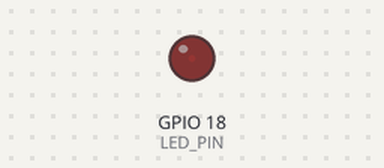
Bench run of a sketch on a simulated ESP32. Parts: output pins drawn as LEDs (lit = HIGH).

Above: at 0.05 s.
At 1.55 s:
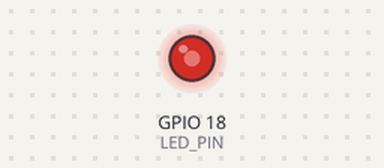
At 2.55 s:
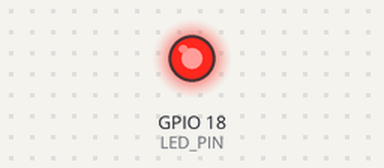
At 5.1 s:
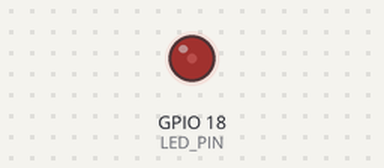
Timing chart, 0 to 8.0 s (numbered marks = the images above):
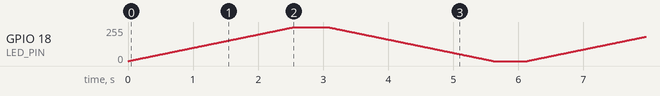

The sketch:

LED_03_luminosita_variabile.ino
```cpp
// (licence header left out)
#include <Arduino.h>

/*
 * LED_03_luminosita_variabile.ino
 *
 * Questo sketch dimostra come controllare la luminosità di un LED
 * utilizzando la modulazione PWM (Pulse Width Modulation).
 *
 * Circuito:
 * - LED collegato al GPIO 18 (uscita PWM) e GND attraverso una resistenza da 220 ohm
 *
 * Creato il: 2023
 */

const int LED_PIN = 18;  // Pin PWM a cui è collegato il LED

void setup() {
  // Non è necessario impostare il pin come OUTPUT quando si usa analogWrite
  // ma è una buona pratica farlo comunque
  pinMode(LED_PIN, OUTPUT);
  analogWriteResolution(LED_PIN, 8);
  analogWriteFrequency(LED_PIN, 5000);
}

void loop() {
  // Aumenta gradualmente la luminosità
  for (int brightness = 0; brightness <= 255; brightness++) {
    analogWrite(LED_PIN, brightness);  // Imposta la luminosità (0-255)
    delay(10);                         // Breve pausa per rendere visibile il cambiamento
  }

  // Breve pausa alla massima luminosità
  delay(500);

  // Diminuisce gradualmente la luminosità
  for (int brightness = 255; brightness >= 0; brightness--) {
    analogWrite(LED_PIN, brightness);  // Imposta la luminosità (0-255)
    delay(10);                         // Breve pausa per rendere visibile il cambiamento
  }

  // Breve pausa con LED spento
  delay(500);
}
```
